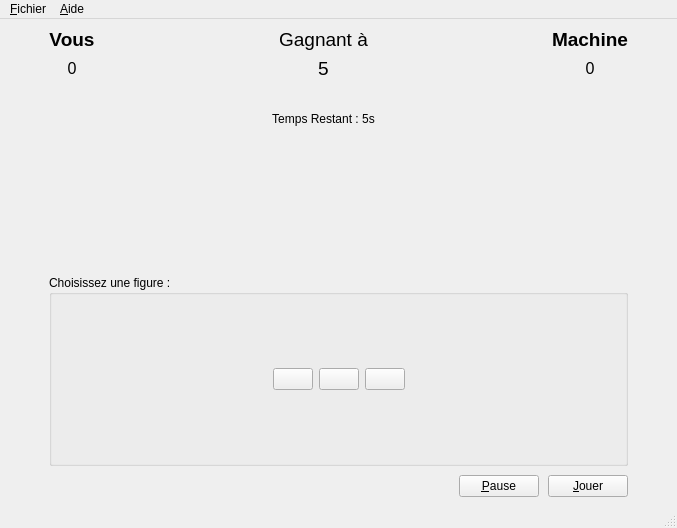
<?xml version="1.0" encoding="UTF-8"?>
<ui version="4.0">
 <class>ChifoumiVue</class>
 <widget class="QMainWindow" name="ChifoumiVue">
  <property name="geometry">
   <rect>
    <x>0</x>
    <y>0</y>
    <width>677</width>
    <height>528</height>
   </rect>
  </property>
  <property name="windowTitle">
   <string>Chifoumi</string>
  </property>
  <widget class="QWidget" name="centralwidget">
   <layout class="QHBoxLayout" name="horizontalLayout_5">
    <item>
     <layout class="QVBoxLayout" name="vAllChifoumi">
      <item>
       <layout class="QGridLayout" name="gridPartieHaute">
        <item row="1" column="3">
         <widget class="QLabel" name="coupMachine">
          <property name="text">
           <string/>
          </property>
          <property name="pixmap">
           <pixmap resource="ressourceChifoumi.qrc">:/chifoumi/images/rien_115.png</pixmap>
          </property>
         </widget>
        </item>
        <item row="0" column="3">
         <layout class="QVBoxLayout" name="verticalLayout_2">
          <item>
           <widget class="QLabel" name="lMachine">
            <property name="sizePolicy">
             <sizepolicy hsizetype="Preferred" vsizetype="Preferred">
              <horstretch>0</horstretch>
              <verstretch>0</verstretch>
             </sizepolicy>
            </property>
            <property name="font">
             <font>
              <pointsize>14</pointsize>
              <weight>75</weight>
              <bold>true</bold>
             </font>
            </property>
            <property name="text">
             <string>Machine</string>
            </property>
            <property name="alignment">
             <set>Qt::AlignCenter</set>
            </property>
           </widget>
          </item>
          <item>
           <widget class="QLabel" name="scoreMachine">
            <property name="font">
             <font>
              <pointsize>12</pointsize>
             </font>
            </property>
            <property name="text">
             <string>0</string>
            </property>
            <property name="alignment">
             <set>Qt::AlignCenter</set>
            </property>
           </widget>
          </item>
         </layout>
        </item>
        <item row="1" column="1">
         <widget class="QLabel" name="coupJoueur">
          <property name="text">
           <string/>
          </property>
          <property name="pixmap">
           <pixmap resource="ressourceChifoumi.qrc">:/chifoumi/images/rien_115.png</pixmap>
          </property>
         </widget>
        </item>
        <item row="1" column="2">
         <layout class="QVBoxLayout" name="verticalLayout_3">
          <item>
           <layout class="QHBoxLayout" name="horizontalLayout">
            <item>
             <spacer name="horizontalSpacer_4">
              <property name="orientation">
               <enum>Qt::Horizontal</enum>
              </property>
              <property name="sizeHint" stdset="0">
               <size>
                <width>40</width>
                <height>20</height>
               </size>
              </property>
             </spacer>
            </item>
            <item>
             <widget class="QLabel" name="versus">
              <property name="text">
               <string/>
              </property>
              <property name="pixmap">
               <pixmap resource="ressourceChifoumi.qrc">:/chifoumi/images/versus_70.png</pixmap>
              </property>
              <property name="alignment">
               <set>Qt::AlignCenter</set>
              </property>
             </widget>
            </item>
            <item>
             <spacer name="horizontalSpacer_3">
              <property name="orientation">
               <enum>Qt::Horizontal</enum>
              </property>
              <property name="sizeHint" stdset="0">
               <size>
                <width>40</width>
                <height>20</height>
               </size>
              </property>
             </spacer>
            </item>
           </layout>
          </item>
          <item>
           <layout class="QHBoxLayout" name="horizontalLayout_2">
            <item>
             <widget class="QLabel" name="labelTemps">
              <property name="text">
               <string>Temps Restant : 5s</string>
              </property>
              <property name="alignment">
               <set>Qt::AlignCenter</set>
              </property>
             </widget>
            </item>
           </layout>
          </item>
         </layout>
        </item>
        <item row="1" column="0">
         <spacer name="horizontalSpacer_9">
          <property name="orientation">
           <enum>Qt::Horizontal</enum>
          </property>
          <property name="sizeType">
           <enum>QSizePolicy::Fixed</enum>
          </property>
          <property name="sizeHint" stdset="0">
           <size>
            <width>40</width>
            <height>20</height>
           </size>
          </property>
         </spacer>
        </item>
        <item row="0" column="1">
         <layout class="QVBoxLayout" name="verticalLayout">
          <item>
           <widget class="QLabel" name="lJoueur">
            <property name="sizePolicy">
             <sizepolicy hsizetype="Preferred" vsizetype="Preferred">
              <horstretch>0</horstretch>
              <verstretch>0</verstretch>
             </sizepolicy>
            </property>
            <property name="font">
             <font>
              <pointsize>14</pointsize>
              <weight>75</weight>
              <bold>true</bold>
             </font>
            </property>
            <property name="text">
             <string>Vous</string>
            </property>
            <property name="alignment">
             <set>Qt::AlignCenter</set>
            </property>
           </widget>
          </item>
          <item>
           <widget class="QLabel" name="scoreJoueur">
            <property name="font">
             <font>
              <pointsize>12</pointsize>
             </font>
            </property>
            <property name="text">
             <string>0</string>
            </property>
            <property name="alignment">
             <set>Qt::AlignCenter</set>
            </property>
           </widget>
          </item>
         </layout>
        </item>
        <item row="1" column="4">
         <spacer name="horizontalSpacer_10">
          <property name="orientation">
           <enum>Qt::Horizontal</enum>
          </property>
          <property name="sizeType">
           <enum>QSizePolicy::Fixed</enum>
          </property>
          <property name="sizeHint" stdset="0">
           <size>
            <width>40</width>
            <height>20</height>
           </size>
          </property>
         </spacer>
        </item>
        <item row="0" column="2">
         <layout class="QGridLayout" name="gridLayout">
          <item row="0" column="0">
           <widget class="QLabel" name="label">
            <property name="font">
             <font>
              <pointsize>14</pointsize>
              <weight>50</weight>
              <bold>false</bold>
             </font>
            </property>
            <property name="text">
             <string>Gagnant à</string>
            </property>
            <property name="alignment">
             <set>Qt::AlignCenter</set>
            </property>
           </widget>
          </item>
          <item row="1" column="0">
           <widget class="QLabel" name="pointsMax">
            <property name="font">
             <font>
              <pointsize>14</pointsize>
             </font>
            </property>
            <property name="text">
             <string>5</string>
            </property>
            <property name="alignment">
             <set>Qt::AlignCenter</set>
            </property>
           </widget>
          </item>
         </layout>
        </item>
       </layout>
      </item>
      <item>
       <spacer name="verticalSpacer">
        <property name="orientation">
         <enum>Qt::Vertical</enum>
        </property>
        <property name="sizeHint" stdset="0">
         <size>
          <width>20</width>
          <height>40</height>
         </size>
        </property>
       </spacer>
      </item>
      <item>
       <layout class="QHBoxLayout" name="hPartieBasse">
        <property name="topMargin">
         <number>0</number>
        </property>
        <item>
         <spacer name="horizontalSpacer_5">
          <property name="orientation">
           <enum>Qt::Horizontal</enum>
          </property>
          <property name="sizeType">
           <enum>QSizePolicy::Fixed</enum>
          </property>
          <property name="sizeHint" stdset="0">
           <size>
            <width>40</width>
            <height>20</height>
           </size>
          </property>
         </spacer>
        </item>
        <item>
         <layout class="QVBoxLayout" name="vInterfaceJoueur">
          <property name="spacing">
           <number>9</number>
          </property>
          <property name="leftMargin">
           <number>0</number>
          </property>
          <property name="topMargin">
           <number>0</number>
          </property>
          <item>
           <widget class="QGroupBox" name="gbBoutonsCoups">
            <property name="minimumSize">
             <size>
              <width>509</width>
              <height>191</height>
             </size>
            </property>
            <property name="maximumSize">
             <size>
              <width>100000</width>
              <height>191</height>
             </size>
            </property>
            <property name="title">
             <string>Choisissez une figure :</string>
            </property>
            <layout class="QHBoxLayout" name="horizontalLayout_6">
             <item>
              <layout class="QHBoxLayout" name="horizontalLayout_3">
               <item>
                <spacer name="horizontalSpacer_7">
                 <property name="orientation">
                  <enum>Qt::Horizontal</enum>
                 </property>
                 <property name="sizeHint" stdset="0">
                  <size>
                   <width>40</width>
                   <height>20</height>
                  </size>
                 </property>
                </spacer>
               </item>
               <item>
                <widget class="QPushButton" name="pierre">
                 <property name="text">
                  <string/>
                 </property>
                 <property name="icon">
                  <iconset>
                   <normalon>:/chifoumi/images/pierre_115.png</normalon>
                  </iconset>
                 </property>
                 <property name="iconSize">
                  <size>
                   <width>127</width>
                   <height>128</height>
                  </size>
                 </property>
                </widget>
               </item>
               <item>
                <widget class="QPushButton" name="papier">
                 <property name="text">
                  <string/>
                 </property>
                 <property name="icon">
                  <iconset>
                   <normalon>:/chifoumi/images/papier_115.png</normalon>
                  </iconset>
                 </property>
                 <property name="iconSize">
                  <size>
                   <width>127</width>
                   <height>128</height>
                  </size>
                 </property>
                </widget>
               </item>
               <item>
                <widget class="QPushButton" name="ciseau">
                 <property name="text">
                  <string/>
                 </property>
                 <property name="icon">
                  <iconset>
                   <normalon>:/chifoumi/images/ciseau_115.png</normalon>
                  </iconset>
                 </property>
                 <property name="iconSize">
                  <size>
                   <width>127</width>
                   <height>128</height>
                  </size>
                 </property>
                </widget>
               </item>
               <item>
                <spacer name="horizontalSpacer_8">
                 <property name="orientation">
                  <enum>Qt::Horizontal</enum>
                 </property>
                 <property name="sizeHint" stdset="0">
                  <size>
                   <width>40</width>
                   <height>20</height>
                  </size>
                 </property>
                </spacer>
               </item>
              </layout>
             </item>
            </layout>
           </widget>
          </item>
          <item>
           <layout class="QHBoxLayout" name="hBoutNewPartie">
            <item>
             <spacer name="horizontalSpacer">
              <property name="orientation">
               <enum>Qt::Horizontal</enum>
              </property>
              <property name="sizeHint" stdset="0">
               <size>
                <width>40</width>
                <height>20</height>
               </size>
              </property>
             </spacer>
            </item>
            <item>
             <widget class="QPushButton" name="boutonPause">
              <property name="text">
               <string>&amp;Pause</string>
              </property>
              <property name="checkable">
               <bool>false</bool>
              </property>
             </widget>
            </item>
            <item>
             <widget class="QPushButton" name="bNewPartie">
              <property name="text">
               <string>&amp;Jouer</string>
              </property>
             </widget>
            </item>
           </layout>
          </item>
         </layout>
        </item>
        <item>
         <spacer name="horizontalSpacer_6">
          <property name="orientation">
           <enum>Qt::Horizontal</enum>
          </property>
          <property name="sizeType">
           <enum>QSizePolicy::Fixed</enum>
          </property>
          <property name="sizeHint" stdset="0">
           <size>
            <width>40</width>
            <height>20</height>
           </size>
          </property>
         </spacer>
        </item>
       </layout>
      </item>
     </layout>
    </item>
   </layout>
  </widget>
  <widget class="QMenuBar" name="menubar">
   <property name="geometry">
    <rect>
     <x>0</x>
     <y>0</y>
     <width>677</width>
     <height>21</height>
    </rect>
   </property>
   <widget class="QMenu" name="menu_Fichier">
    <property name="title">
     <string>&amp;Fichier</string>
    </property>
    <addaction name="action_Parametrer"/>
    <addaction name="separator"/>
    <addaction name="actionQuitter"/>
   </widget>
   <widget class="QMenu" name="menu_Aide">
    <property name="title">
     <string>&amp;Aide</string>
    </property>
    <addaction name="actionA_propos_de"/>
   </widget>
   <addaction name="menu_Fichier"/>
   <addaction name="menu_Aide"/>
  </widget>
  <widget class="QStatusBar" name="statusbar"/>
  <action name="actionA_propos_de">
   <property name="text">
    <string>&amp;A propos de ...</string>
   </property>
   <property name="shortcut">
    <string>F1</string>
   </property>
  </action>
  <action name="actionQuitter">
   <property name="text">
    <string>&amp;Quitter</string>
   </property>
   <property name="shortcut">
    <string>Alt+F3</string>
   </property>
  </action>
  <action name="action_Parametrer">
   <property name="text">
    <string>&amp;Parametrer</string>
   </property>
  </action>
 </widget>
 <resources>
  <include location="ressourceChifoumi.qrc"/>
 </resources>
 <connections/>
</ui>
